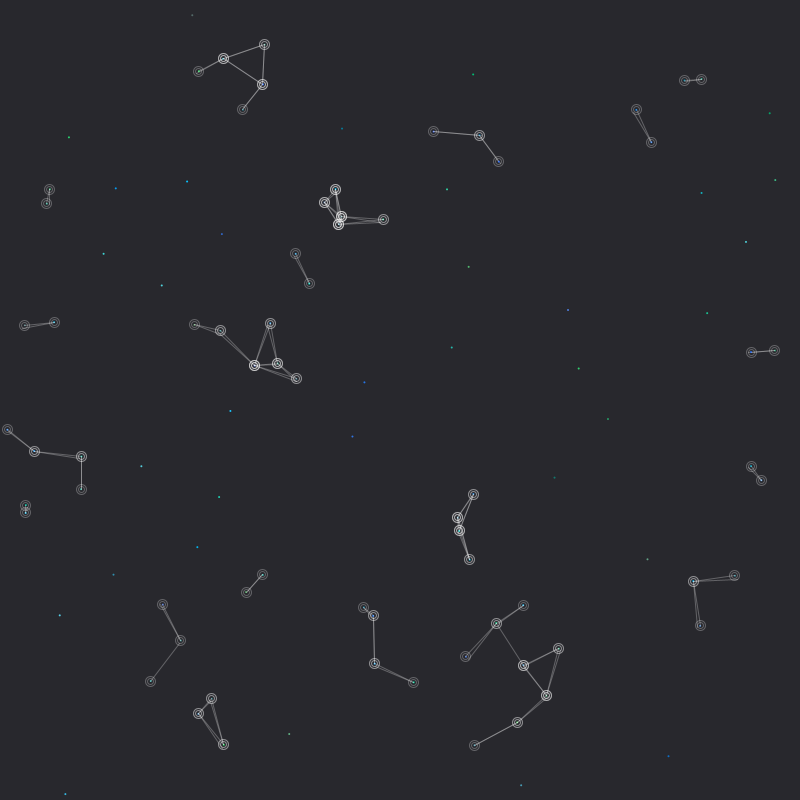
Frame 1 (no input)
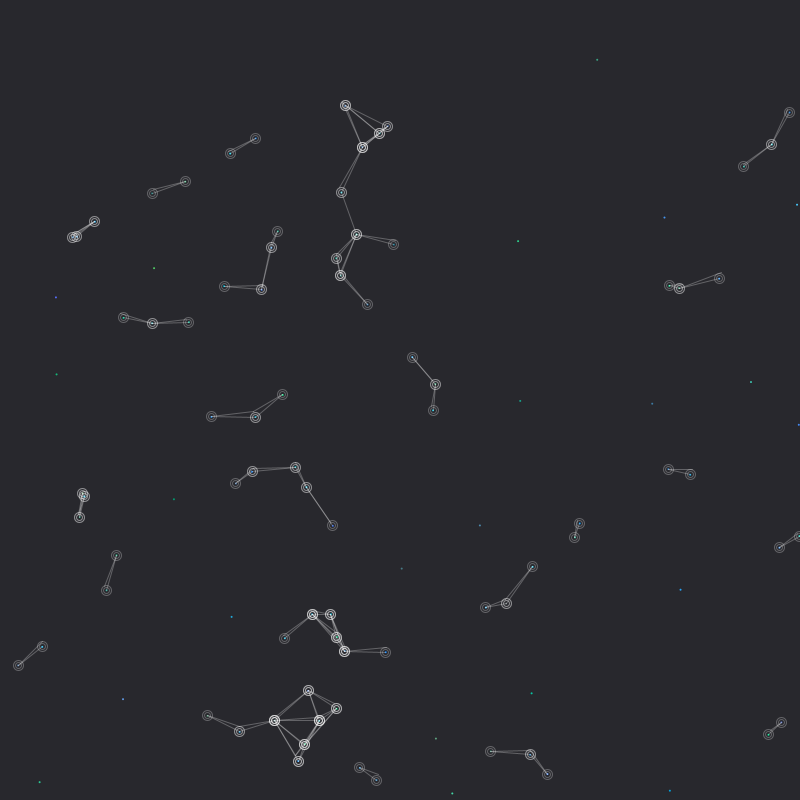
Frame 60 (the mouse pressed at the canvas centre just before this capture)
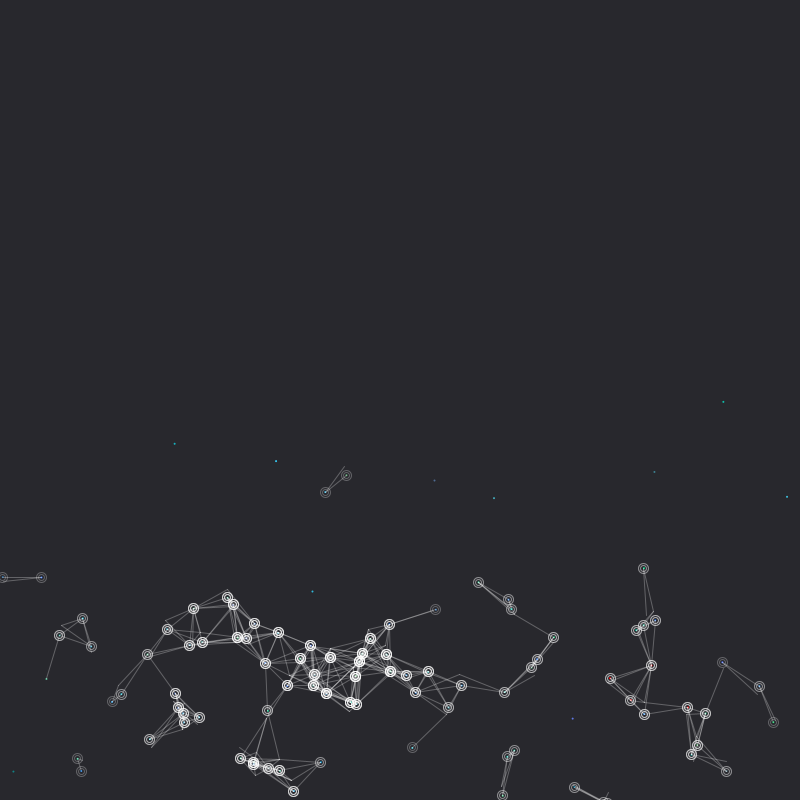
Frame 120 (the mouse held since frame 60 and released just before this capture)

The Processing sketch that drew these frames (run headless with seeded random() and noise(); from frame 60 on, the mouse is pressed at the canvas centre):

// Processing sketch: processing_75410
// ── processing_75410.pde

int NUM_THINGS=100;
Thing[] things = new Thing[NUM_THINGS];
boolean mousePressed=false;

//---------------------------------------------------------------------------------
void setup()
{
  size(800,800);
  smooth();
  
    for (int i = 0; i < NUM_THINGS; i++) 
    {
      things[i] = new Thing();   // populating the array
   
      things[i].x = random(0, width);
      things[i].y = random(0, height);
    }
}
//----------------------------------------------------------------------------------
void draw()
{
  background(40,40,45);
  for(int i = 0; i <NUM_THINGS;i++)
  {
    things[i].update();
  }
}
//-----------------------------------------------------------------------------------
class Thing
{
  float myDiameter= 2;
  float x = width/2;
  float y = height/2;
  float xv = -3+random(6);
  float yv = -random(4);
  float maxYV = 20;
  float gravity = 0.1;
  float friction = 1;
  color c = color(random(100),random(100,220),random(100,255));
   
  Thing(){  }
 
  void update()
  {
    if(x <= myDiameter)
    {
      xv = abs(xv);
    }
    else if(x >= width - myDiameter)
    {
      xv = -abs(xv);
    }
 
    if(y + myDiameter >= height)
    {
      yv = -abs(yv);
      if(y + myDiameter - height >= 0.15)
      {
        y = height - myDiameter;
        if(yv > -0.1)
        {
          xv *= 0.96;
        }
      }
    }
 
    if((yv < maxYV))
    {
      yv += gravity;
    }
    yv *= friction;
    y += yv;
 
    x += xv;
    
    fill(c);
    noStroke();
    ellipse(x, y, myDiameter, myDiameter);
    
    for (int i = 0; i < NUM_THINGS; i++)
    {
      
      Thing other = things[i];
 
      
      if (this != other)
      {
        
        if (dist(x, y, other.x, other.y)<50)
        {
         
          stroke(255, 255, 255, 70);
          line(x, y, other.x, other.y);
          c=color(255,0,0);
          noFill();
          ellipse(x,y,myDiameter*3,myDiameter*3);
          ellipse(x,y,myDiameter*5,myDiameter*5);
        }
        else if(dist(x,y,other.x,other.y)>50)
        {
          c=color(random(100),random(100,220),random(100,255));
        }
      }
    }
  }
 
  
}
